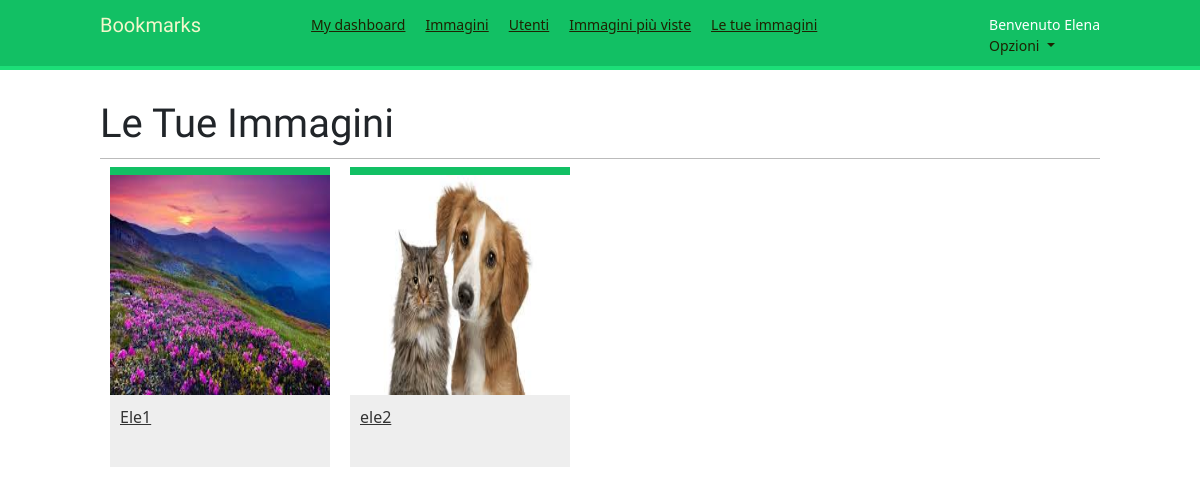
Screenshot of /images/images/image_list/ (signed in) with the database file from the repository.
### images/models.py (models this page shows, shortened)
class Image(models.Model):
    user = models.ForeignKey(settings.AUTH_USER_MODEL, related_name='images_created', on_delete=models.CASCADE)
    title = models.CharField(max_length=200)
    slug = models.SlugField(max_length=200, blank=True)
    url = models.URLField(blank=True,)
    image = models.ImageField(blank=True, null=True, upload_to='images/%Y/%m/%d')
    description = models.TextField(blank=True)
    created = models.DateField(auto_now_add=True, db_index=True)
    user_like = models.ManyToManyField(settings.AUTH_USER_MODEL, related_name='images_liked', blank=True)
    total_likes = models.PositiveIntegerField(db_index=True, default=0)
    def get_absolute_url(self):
        return reverse('images:detail', args=[self.id, self.slug])

### images/views.py (the view)
# urls.py: path('images/image_list/', views.user_image_list, name='your_images'),
@login_required
def user_image_list(request):
    images = Image.objects.filter(user=request.user)
    return render(request, 'images/image/user_images_list.html', {'section': 'your_images', 'images': images})

### images/templates/images/image/user_images_list.html (shortened to what this page needs)
{% extends "base.html" %}
{% load thumbnail %}
{% block content %}
<h1>Le Tue Immagini</h1>
<div id="image-list">
    {% if images %}
        {% for image in images %}
            <div class="image">
                <a href="{{ image.get_absolute_url }}">
                    {% thumbnail image.image 300x300 crop="smart" as im %}
                    <img src="{{ im.url }}" alt="{{ image.title }}">
                </a>
                <div class="info">
                    <a href="{{ image.get_absolute_url }}" class="title">
                        {{ image.title }}
                    </a>
                </div>
            </div>
        {% endfor %}
    {% else %}
        <p>Non hai caricato nessuna immagine.</p>
    {% endif %}
</div>
{% endblock %}

### account/templates/base.html (shortened to what this page needs)
<!DOCTYPE html>
<html>
<head>
    {% load static %}
    <link href="{% static "css/base.css" %}" rel="stylesheet">
    <link href="https://cdn.jsdelivr.net/npm/bootstrap@5.3.3/dist/css/bootstrap.min.css" rel="stylesheet">
</head>
<body>
    <div id="header">
        <span class="logo">Bookmarks</span>
        {% if request.user.is_authenticated %}
            <ul class="menu">
                <li {% if section == "dashboard" %}class="selected"{% endif %}>
                    <a href="{% url "dashboard" %}">My dashboard</a>
                </li>
                <li {% if section == "images" %}class="selected"{% endif %}>
                    <a href="{% url "images:list" %}">Immagini</a>
                </li>
                <li {% if section == "people" %}class="selected"{% endif %}>
                    <a href="{% url "user_list" %}">Utenti</a>
                </li>
                <li {% if section == "images" %}class="selected"{% endif %}>
                    <a href="{% url "images:ranking" %}">Immagini più viste</a>
                </li>
                <li {% if section == "people" %}class="selected"{% endif %}>
                    <a href="{% url "images:your_images" %}">Le tue immagini</a>
                </li>
            </ul>
        {% endif %}
        <span class="user">
            {% if request.user.is_authenticated %}
             Benvenuto {{ request.user.first_name }}
                    <a class="nav-link dropdown-toggle" href="#" role="button" data-bs-toggle="dropdown" aria-expanded="false">
                      Opzioni
                    </a>
            {% else %}
                <a href="{% url "login" %}">Login</a>
            {% endif %}
        </span>
    </div>
    <div id="content">
        {% block content %}
        {% endblock %}
    </div>
</body>
</html>

### account/static/css/base.css (style rules this page uses)
body { margin:0; padding:0; font-family:helvetica, sans-serif; }
a { color:#12c064; text-decoration:none; }
h1, h2, h3, h4, h5 , h6 { font-family: 'Muli', sans-serif; font-weight:normal; }
h1 { border-bottom:1px solid #bbb; padding:0 0 10px 0; margin:10px 0 20px 0; }
#header { padding:10px 100px; font-size:14px; background:#12c064; color:#fff; border-bottom:4px solid #1cdf78; overflow:auto; }
#header .logo { font-family: 'Muli', sans-serif; float:left; color:#f3f7cc; font-size:20px; margin-right:10%; }
#header ul.menu { list-style:none; float:left; margin:0; padding:0; }
#header ul.menu li { float:left; padding:4px 10px; }
#header a { color:#1e2201; }
#header .user { float:right; padding-top:4px; }
#content { padding:30px 100px; }
#image-list { overflow:hidden; }
#image-list .image { float:left; width:220px; height:300px; margin:0 10px 10px 10px; border-top:8px solid #12c064; background:#eee; }
#image-list img { width:220px; height:220px; }
#image-list .info { padding:10px; }
#image-list .info a { color:#333; }

### rows the page displays
Image: shows a picture, title "Ele1"
Image: shows a picture, title "ele2"

### other values shown
{{ request.user.first_name }} "Elena"
